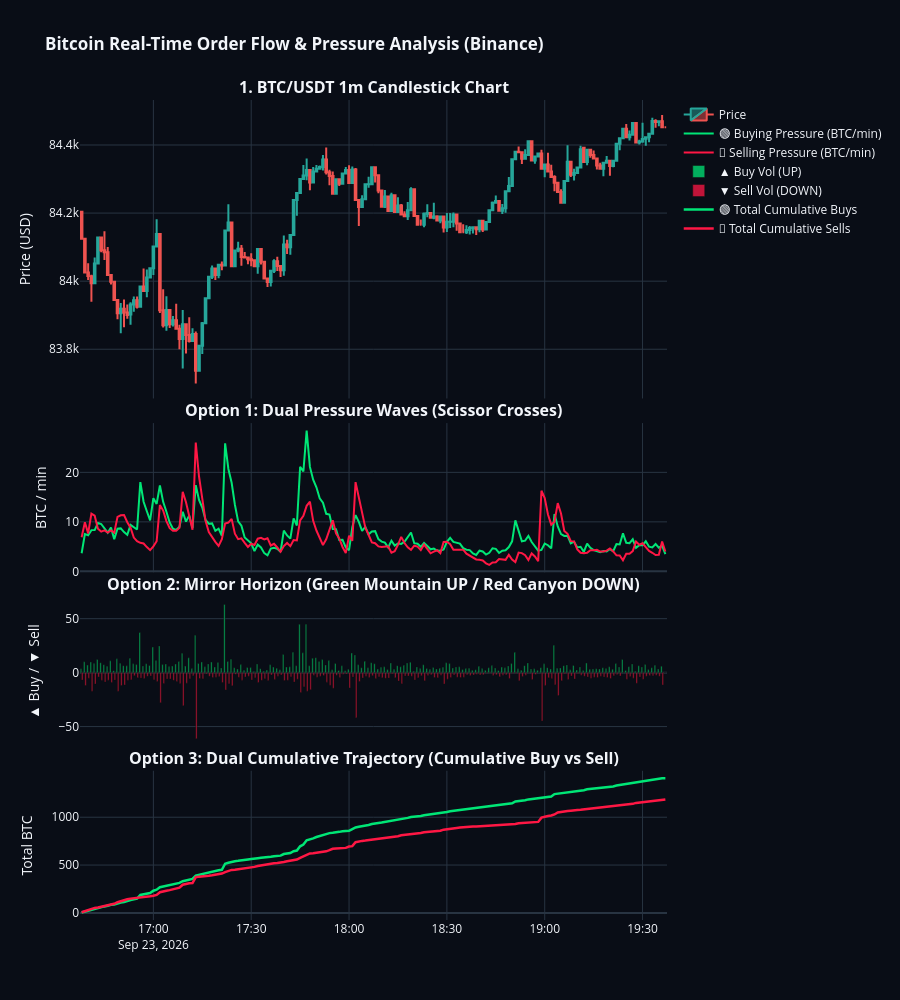

This figure's notebook cell:
### Code cell
import requests
import pandas as pd
import plotly.graph_objects as go
from plotly.subplots import make_subplots

# 1. Fetch real 1m BTCUSDT order-flow data from Binance public API
SYMBOL = 'BTCUSDT'
INTERVAL = '1m'
LIMIT = 180  # Last 3 hours of 1-minute data

url = f"https://api.binance.com/api/v3/klines?symbol={SYMBOL}&interval={INTERVAL}&limit={LIMIT}"
res = requests.get(url, headers={'User-Agent': 'Mozilla/5.0'}).json()

cols = [
    'open_time', 'open', 'high', 'low', 'close', 'volume',
    'close_time', 'quote_asset_volume', 'trades', 
    'taker_buy_vol', 'taker_buy_quote_vol', 'ignore'
]
df = pd.DataFrame(res, columns=cols)

# Convert numeric types
numeric_cols = ['open', 'high', 'low', 'close', 'volume', 'trades', 'taker_buy_vol']
df[numeric_cols] = df[numeric_cols].apply(pd.to_numeric)
df['time'] = pd.to_datetime(df['open_time'], unit='ms')

# 2. Extract Separate Order-Flow Pressures (Zero Data Loss)
df['taker_sell_vol'] = df['volume'] - df['taker_buy_vol']

# Option 1: Smoothed Instantaneous Pressure (Dual Waves)
df['smooth_buy'] = df['taker_buy_vol'].ewm(span=5).mean()
df['smooth_sell'] = df['taker_sell_vol'].ewm(span=5).mean()

# Option 2: Mirror Horizon values (Sell is negative to project downward)
df['mirror_sell'] = -df['taker_sell_vol']

# Option 3: Cumulative Volume Trajectory (Dual CVD)
df['cum_buy'] = df['taker_buy_vol'].cumsum()
df['cum_sell'] = df['taker_sell_vol'].cumsum()

# 3. Create Synchronized 4-Row Interactive Dashboard
fig = make_subplots(
    rows=4, cols=1,
    shared_xaxes=True,
    vertical_spacing=0.03,
    subplot_titles=(
        f"<b>1. BTC/USDT 1m Candlestick Chart</b>",
        f"<b>Option 1: Dual Pressure Waves (Scissor Crosses)</b>",
        f"<b>Option 2: Mirror Horizon (Green Mountain UP / Red Canyon DOWN)</b>",
        f"<b>Option 3: Dual Cumulative Trajectory (Cumulative Buy vs Sell)</b>"
    ),
    row_heights=[0.40, 0.20, 0.20, 0.20]
)

# ----------------- PANEL 1: CANDLESTICKS -----------------
fig.add_trace(
    go.Candlestick(
        x=df['time'], open=df['open'], high=df['high'], low=df['low'], close=df['close'],
        increasing_line_color='#26a69a', decreasing_line_color='#ef5350',
        name="Price"
    ),
    row=1, col=1
)

# ----------------- PANEL 2: OPTION 1 (DUAL PRESSURE WAVES) -----------------
fig.add_trace(
    go.Scatter(
        x=df['time'], y=df['smooth_buy'],
        mode='lines', line=dict(color='#00E676', width=2),
        name="🟢 Buying Pressure (BTC/min)"
    ),
    row=2, col=1
)
fig.add_trace(
    go.Scatter(
        x=df['time'], y=df['smooth_sell'],
        mode='lines', line=dict(color='#FF1744', width=2),
        name="🔴 Selling Pressure (BTC/min)"
    ),
    row=2, col=1
)

# ----------------- PANEL 3: OPTION 2 (MIRROR HORIZON) -----------------
fig.add_trace(
    go.Bar(
        x=df['time'], y=df['taker_buy_vol'],
        marker_color='rgba(0, 230, 118, 0.75)',
        name="▲ Buy Vol (UP)"
    ),
    row=3, col=1
)
fig.add_trace(
    go.Bar(
        x=df['time'], y=df['mirror_sell'],
        marker_color='rgba(255, 23, 68, 0.75)',
        name="▼ Sell Vol (DOWN)"
    ),
    row=3, col=1
)

# ----------------- PANEL 4: OPTION 3 (DUAL CUMULATIVE TRAJECTORY) -----------------
fig.add_trace(
    go.Scatter(
        x=df['time'], y=df['cum_buy'],
        mode='lines', line=dict(color='#00E676', width=2.5),
        name="🟢 Total Cumulative Buys"
    ),
    row=4, col=1
)
fig.add_trace(
    go.Scatter(
        x=df['time'], y=df['cum_sell'],
        mode='lines', line=dict(color='#FF1744', width=2.5),
        name="🔴 Total Cumulative Sells"
    ),
    row=4, col=1
)

# ----------------- DASHBOARD STYLING -----------------
fig.update_layout(
    title="<b>Bitcoin Real-Time Order Flow & Pressure Analysis (Binance)</b>",
    template="plotly_dark",
    height=1000,
    showlegend=True,
    xaxis_rangeslider_visible=False,
    hovermode='x unified',
    paper_bgcolor='#090d16',
    plot_bgcolor='#090d16'
)

fig.update_yaxes(title_text="Price (USD)", row=1, col=1)
fig.update_yaxes(title_text="BTC / min", row=2, col=1)
fig.update_yaxes(title_text="▲ Buy / ▼ Sell", row=3, col=1)
fig.update_yaxes(title_text="Total BTC", row=4, col=1)

fig.show()

### Figure 1 — Plotly figure (JSON) as saved in the notebook; plotly's stock layout.template omitted (floating-point values rounded to 4 significant figures; data arrays with more than 128 entries replaced by an {"elided": "..."} marker saying what was removed)
{"data": [{"close": {"elided": "180 float values"}, "decreasing": {"line": {"color": "#ef5350"}}, "high": {"elided": "180 float values"}, "increasing": {"line": {"color": "#26a69a"}}, "low": {"elided": "180 float values"}, "name": "Price", "open": {"elided": "180 float values"}, "type": "candlestick", "x": {"elided": "180 str values"}, "xaxis": "x", "yaxis": "y"}, {"line": {"color": "#00E676", "width": 2}, "mode": "lines", "name": "🟢 Buying Pressure (BTC/min)", "type": "scatter", "x": {"elided": "180 str values"}, "xaxis": "x2", "y": {"elided": "180 float values"}, "yaxis": "y2"}, {"line": {"color": "#FF1744", "width": 2}, "mode": "lines", "name": "🔴 Selling Pressure (BTC/min)", "type": "scatter", "x": {"elided": "180 str values"}, "xaxis": "x2", "y": {"elided": "180 float values"}, "yaxis": "y2"}, {"marker": {"color": "rgba(0, 230, 118, 0.75)"}, "name": "▲ Buy Vol (UP)", "type": "bar", "x": {"elided": "180 str values"}, "xaxis": "x3", "y": {"elided": "180 float values"}, "yaxis": "y3"}, {"marker": {"color": "rgba(255, 23, 68, 0.75)"}, "name": "▼ Sell Vol (DOWN)", "type": "bar", "x": {"elided": "180 str values"}, "xaxis": "x3", "y": {"elided": "180 float values"}, "yaxis": "y3"}, {"line": {"color": "#00E676", "width": 2.5}, "mode": "lines", "name": "🟢 Total Cumulative Buys", "type": "scatter", "x": {"elided": "180 str values"}, "xaxis": "x4", "y": {"elided": "180 float values"}, "yaxis": "y4"}, {"line": {"color": "#FF1744", "width": 2.5}, "mode": "lines", "name": "🔴 Total Cumulative Sells", "type": "scatter", "x": {"elided": "180 str values"}, "xaxis": "x4", "y": {"elided": "180 float values"}, "yaxis": "y4"}], "layout": {"annotations": [{"font": {"size": 16}, "showarrow": false, "text": "<b>1. BTC/USDT 1m Candlestick Chart</b>", "x": 0.5, "xanchor": "center", "xref": "paper", "y": 1, "yanchor": "bottom", "yref": "paper"}, {"font": {"size": 16}, "showarrow": false, "text": "<b>Option 1: Dual Pressure Waves (Scissor Crosses)</b>", "x": 0.5, "xanchor": "center", "xref": "paper", "y": 0.606, "yanchor": "bottom", "yref": "paper"}, {"font": {"size": 16}, "showarrow": false, "text": "<b>Option 2: Mirror Horizon (Green Mountain UP / Red Canyon DOWN)</b>", "x": 0.5, "xanchor": "center", "xref": "paper", "y": 0.394, "yanchor": "bottom", "yref": "paper"}, {"font": {"size": 16}, "showarrow": false, "text": "<b>Option 3: Dual Cumulative Trajectory (Cumulative Buy vs Sell)</b>", "x": 0.5, "xanchor": "center", "xref": "paper", "y": 0.182, "yanchor": "bottom", "yref": "paper"}], "height": 1000, "hovermode": "x unified", "paper_bgcolor": "#090d16", "plot_bgcolor": "#090d16", "showlegend": true, "title": {"text": "<b>Bitcoin Real-Time Order Flow & Pressure Analysis (Binance)</b>"}, "xaxis": {"anchor": "y", "domain": [0, 1], "matches": "x4", "rangeslider": {"visible": false}, "showticklabels": false}, "xaxis2": {"anchor": "y2", "domain": [0, 1], "matches": "x4", "showticklabels": false}, "xaxis3": {"anchor": "y3", "domain": [0, 1], "matches": "x4", "showticklabels": false}, "xaxis4": {"anchor": "y4", "domain": [0, 1]}, "yaxis": {"anchor": "x", "domain": [0.636, 1], "title": {"text": "Price (USD)"}}, "yaxis2": {"anchor": "x2", "domain": [0.424, 0.606], "title": {"text": "BTC / min"}}, "yaxis3": {"anchor": "x3", "domain": [0.212, 0.394], "title": {"text": "▲ Buy / ▼ Sell"}}, "yaxis4": {"anchor": "x4", "domain": [0, 0.182], "title": {"text": "Total BTC"}}}}
